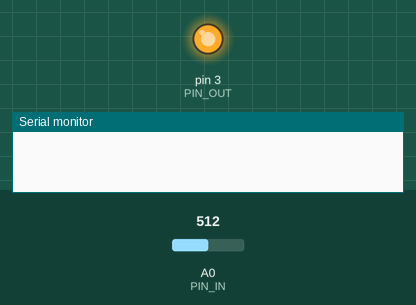
This sketch was run on a simulated Arduino Uno, built with avr-gcc and run on an emulated ATmega328P. Shown: output pins drawn as LEDs (lit = HIGH), the last lines printed to the serial monitor. Inputs (shaded band) come from the test bench; at power-on: A0 (PIN_IN) = 512.

Above: at 0.1 s.
At 16.23 s:
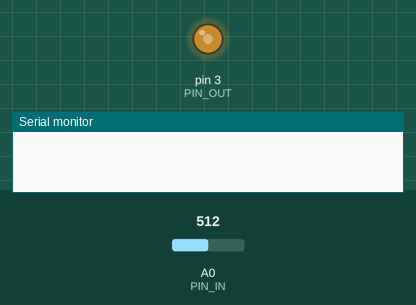
At 16.7 s:
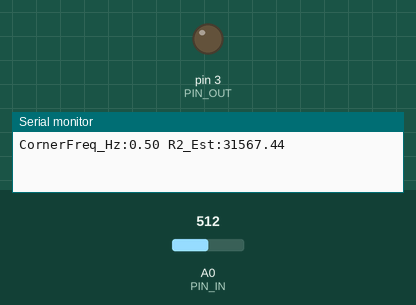
Timing chart, 0 to 18.2 s (numbered marks = the images above):
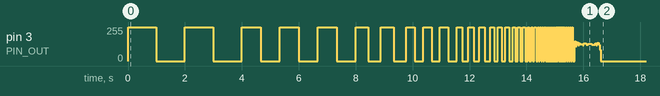

Measured:
- by itself, pin 3 (PIN_OUT): 0/255 → 255/255 at 0.00 s, → 0/255 1.0 s later, → 255/255 1.0 s later, → 0/255 1.0 s later, … (125 changes in this stretch)

The sketch:

resonance_finder_tone.ino
```cpp
/*
 * Improved precision in resonance_finder_tone.ino.
 * Uses a logarithmic sweep with parabolic interpolation to find the corner frequency.
 */

#include "src/RCConfig.h"

float measureVpp(float freq);

void setup() {
  pinMode(PIN_OUT, OUTPUT);
  pinMode(PIN_IN, INPUT);
  Serial.begin(9600);
}

float measureVpp(float freq) {
  unsigned long period = 1000000.0 / freq;
  unsigned long half = period / 2;
  float vMax = -1.0, vMin = 6.0;
  unsigned long start = millis();
  unsigned long window = 300; if (period > 150000) window = (period * 2.0) / 1000;
  while(millis() - start < window) {
    digitalWrite(PIN_OUT, HIGH);
    if (half > 16000) delay(half/1000); else delayMicroseconds(half);
    float v = (analogRead(PIN_IN) * 5.0) / 1023.0;
    if (v > vMax) vMax = v;
    digitalWrite(PIN_OUT, LOW);
    if (half > 16000) delay(half/1000); else delayMicroseconds(half);
    v = (analogRead(PIN_IN) * 5.0) / 1023.0;
    if (v < vMin) vMin = v;
  }
  return vMax - vMin;
}

void loop() {
  float targetVpp = 3.535; // 5.0 * 0.707 (Corner)
  float bestF = 1.0;
  float minErr = 5.0;
  float f_list[15], err_list[15];
  int idx = 0;

  for (float f = 0.5; f < 500.0; f *= 1.5) {
    float vpp = measureVpp(f);
    float err = abs(vpp - targetVpp);
    f_list[idx] = f; err_list[idx] = err;
    if (err < minErr) { minErr = err; bestF = f; }
    if (++idx >= 15) break;
  }

  int b_idx = 0;
  for(int i=0; i<idx; i++) if(f_list[i] == bestF) b_idx = i;

  float preciseF = bestF;
  if (b_idx > 0 && b_idx < idx - 1) {
    float x1 = f_list[b_idx-1], x2 = f_list[b_idx], x3 = f_list[b_idx+1];
    float y1 = err_list[b_idx-1], y2 = err_list[b_idx], y3 = err_list[b_idx+1];
    float denom = (x1-x2)*(x1-x3)*(x2-x3);
    float A = (x3*(y2-y1) + x2*(y1-y3) + x1*(y3-y2)) / (denom + 1e-9);
    float B = (x3*x3*(y1-y2) + x2*x2*(y3-y1) + x1*x1*(y2-y3)) / (denom + 1e-9);
    if (abs(A) > 1e-12) preciseF = -B / (2.0 * A);
  }

  float w = 2.0 * 3.14159265 * preciseF;
  float r2 = (1.0/w - (R0+R1)*(C1+C2)) / C2;

  Serial.print("CornerFreq_Hz:"); Serial.print(preciseF);
  Serial.print(" R2_Est:"); Serial.println(r2);

  delay(60000);
}
```

RCLadder.cpp
```cpp
#include "RCLadder.h"
#include <math.h>
RCLadder::RCLadder(int pinOut, int pinIn, float r1, float c1, float c2, float r0) {
  _pinOut = pinOut; _pinIn = pinIn; _r1 = r1; _c1 = c1; _c2 = c2; _r0 = r0;
  pinMode(_pinOut, OUTPUT); pinMode(_pinIn, INPUT);
  _x[0] = 1000.0; _x[1] = 0.0;
  _P[0][0] = 1e6; _P[0][1] = 0; _P[1][0] = 0; _P[1][1] = 1e3;
  _Q[0][0] = 10.0; _Q[0][1] = 0; _Q[1][0] = 0; _Q[1][1] = 1.0;
  _R = 500.0;
}
void RCLadder::safeDelayMicros(unsigned long us) {
  if (us > 16000) { delay(us/1000); delayMicroseconds(us%1000); }
  else if (us > 0) delayMicroseconds(us);
}
float RCLadder::measureVpp(float freq) {
  if (freq < 0.01) freq = 0.01;
  unsigned long period = 1000000.0 / freq;
  unsigned long half = period / 2;
  float vMax = -1.0, vMin = 6.0;
  unsigned long window = 300; if (period > 150000) window = (period * 2.0) / 1000;
  unsigned long start = millis();
  while(millis() - start < window) {
    digitalWrite(_pinOut, HIGH); safeDelayMicros(half);
    float v = (analogRead(_pinIn) * 5.0) / 1023.0;
    if (v > vMax) vMax = v;
    digitalWrite(_pinOut, LOW); safeDelayMicros(half);
    v = (analogRead(_pinIn) * 5.0) / 1023.0;
    if (v < vMin) vMin = v;
    if (millis() - start > 6000) break;
  }
  float vpp = vMax - vMin;
  return (vpp < 0) ? 0 : vpp;
}
float RCLadder::findCrossingMicros(float freq, int threshold) {
  unsigned long period = 1000000.0 / freq;
  unsigned long half = period / 2;
  for(int i=0; i<3; i++) {
    digitalWrite(_pinOut, HIGH); safeDelayMicros(half);
    digitalWrite(_pinOut, LOW); safeDelayMicros(half);
  }
  unsigned long start = micros();
  digitalWrite(_pinOut, HIGH);
  int v_prev = analogRead(_pinIn);
  unsigned long t_prev = micros();
  while(micros() - start < period) {
    int v_curr = analogRead(_pinIn);
    unsigned long t_curr = micros();
    if (v_prev < threshold && v_curr >= threshold) {
      float fraction = (float)(threshold - v_prev) / (v_curr - v_prev + 1e-6);
      digitalWrite(_pinOut, LOW);
      return (t_prev - start) + fraction * (t_curr - t_prev);
    }
    v_prev = v_curr; t_prev = t_curr;
    delayMicroseconds(10);
  }
  digitalWrite(_pinOut, LOW);
  return 0;
}
float RCLadder::solveR2(float freq, float vpp) {
  float ratio = vpp / 5.0;
  if (ratio >= 0.99) return 1.0;
  if (ratio <= 0.01) return 1e6;
  float artanh_val = 0.5 * log((1.0 + ratio) / (1.0 - ratio));
  float tau = 1.0 / (4.0 * freq * artanh_val);
  float ra = _r0 + _r1;
  float r2 = (tau - ra * (_c1 + _c2)) / _c2;
  return (r2 < 0.1) ? 0.1 : r2;
}
float RCLadder::solveR2OCTC(float tau) {
  float ra = _r0 + _r1;
  float r2 = (tau - ra * (_c1 + _c2)) / _c2;
  return (r2 < 0.1) ? 0.1 : r2;
}
void RCLadder::updateKalman(float measurement) {
  _x[0] += _x[1];
  _P[0][0] += _P[1][1] + _Q[0][0];
  _P[1][1] += _Q[1][1];
  float S = _P[0][0] + _R;
  float K0 = _P[0][0] / S;
  float K1 = _P[1][0] / S;
  float y = measurement - _x[0];
  _x[0] += K0 * y; _x[1] += K1 * y;
  float p01 = _P[0][1];
  _P[0][0] *= (1.0 - K0); _P[1][1] -= K1 * p01;
  _P[0][1] *= (1.0 - K0); _P[1][0] = _P[0][1];
}
float RCLadder::getEstimate() { return _x[0]; }
float RCLadder::getConfidence() {
  float conf = 100.0 - sqrt(_P[0][0] + 1e-6);
  return (conf < 0) ? 0 : conf;
}
```

RCLadder.h
```cpp
#ifndef RCLadder_h
#define RCLadder_h
#include "Arduino.h"
class RCLadder {
  public:
    RCLadder(int pinOut, int pinIn, float r1, float c1, float c2, float r0 = 250.0);
    float measureVpp(float freq);
    float solveR2(float freq, float vpp);
    float solveR2OCTC(float tau);
    float findCrossingMicros(float freq, int threshold);
    void updateKalman(float measurement);
    float getEstimate();
    float getConfidence();
    void safeDelayMicros(unsigned long us);
  private:
    int _pinOut, _pinIn;
    float _r1, _c1, _c2, _r0;
    float _x[2], _P[2][2], _Q[2][2], _R;
};
#endif
```

RCConfig.h
```cpp
#ifndef RCCONFIG_H
#define RCCONFIG_H

// Physical Constants for 2nd-Order RC Ladder
const float R0 = 250.0;    // Arduino digital pin internal resistance (Approx 20mA limit)
const float R1 = 1.0;      // Series resistor stage 1
const float C1 = 0.5e-6;   // Shunt capacitor stage 1
const float C2 = 10.0e-6;  // Shunt capacitor stage 2 (Measurement node)
const float VCC = 5.0;     // Logic supply voltage

// Pin Mapping
const int PIN_OUT = 3;     // PWM/Digital output for excitation
const int PIN_IN = A0;     // Analog measurement node (Voltage across C2)

#ifndef PI
#define PI 3.14159265358979323846
#endif

#endif
```
